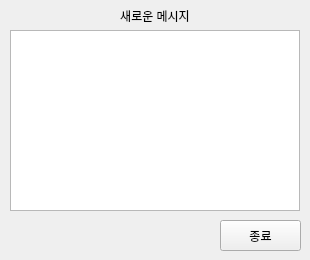
<?xml version="1.0" encoding="UTF-8"?>
<ui version="4.0">
 <class>MainWindow</class>
 <widget class="QMainWindow" name="MainWindow">
  <property name="geometry">
   <rect>
    <x>0</x>
    <y>0</y>
    <width>310</width>
    <height>260</height>
   </rect>
  </property>
  <property name="minimumSize">
   <size>
    <width>310</width>
    <height>260</height>
   </size>
  </property>
  <property name="maximumSize">
   <size>
    <width>310</width>
    <height>260</height>
   </size>
  </property>
  <property name="windowTitle">
   <string>New Message</string>
  </property>
  <widget class="QWidget" name="centralwidget">
   <widget class="QListWidget" name="notice_listWidget">
    <property name="geometry">
     <rect>
      <x>10</x>
      <y>30</y>
      <width>290</width>
      <height>181</height>
     </rect>
    </property>
   </widget>
   <widget class="QLabel" name="new_message_label">
    <property name="geometry">
     <rect>
      <x>10</x>
      <y>10</y>
      <width>290</width>
      <height>12</height>
     </rect>
    </property>
    <property name="text">
     <string>새로운 메시지</string>
    </property>
    <property name="alignment">
     <set>Qt::AlignCenter</set>
    </property>
   </widget>
   <widget class="QPushButton" name="exit_button">
    <property name="geometry">
     <rect>
      <x>220</x>
      <y>220</y>
      <width>81</width>
      <height>31</height>
     </rect>
    </property>
    <property name="text">
     <string>종료</string>
    </property>
   </widget>
  </widget>
 </widget>
 <resources/>
 <connections/>
</ui>
